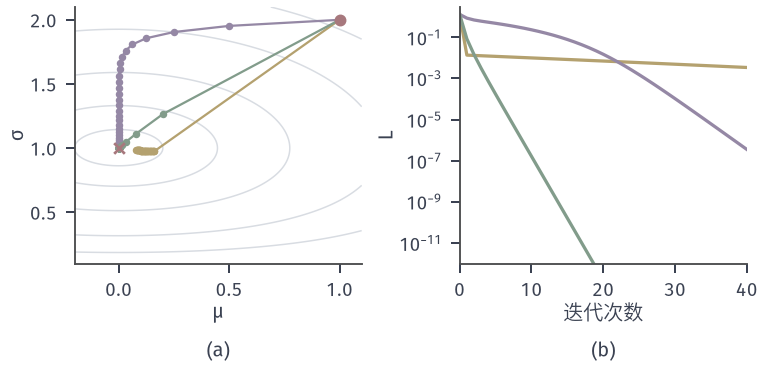

Reproduce this figure in Python.
"""Runs from N(1,4) to Pi=N(0,1), L=D_KL(Q||Pi). Green: natural gradient, alpha=1/2 (theta-theta_Pi halves each step).
Yellow: Euclidean gradient in natural parameters theta, alpha=0.02. Purple: Euclidean gradient in (mu,v), alpha=1/2.
(a) iterates in the (mu,sigma) plane with L contours; (b) L versus iteration (log scale), 40 iterations."""
from pathlib import Path
import sys
HERE = Path(__file__).resolve().parent
sys.path.insert(0, str(HERE.parent/"igeo-common"))
from common import *

N = 40
def ngd(a=0.5):
    t = nat_from_mv(1.0, 4.0); out = []
    for k in range(N+1):
        out.append(mv_from_nat(t)); t = t-a*(t-THETA_PI)
    return np.array(out)
def gd_nat(a=0.02):
    t = nat_from_mv(1.0, 4.0); out = []
    for k in range(N+1):
        m, v = mv_from_nat(t); out.append((m, v)); t = t-a*fisher_nat(m, v)@(t-THETA_PI)
    return np.array(out)
def gd_mv(a=0.5):
    m, v = 1.0, 4.0; out = []
    for k in range(N+1):
        out.append((m, v)); m, v = m-a*m, v-a*(0.5-0.5/v)
    return np.array(out)
runs = [(gd_nat(), YELLOW), (gd_mv(), PURPLE), (ngd(), GREEN)]
fig, (a, b) = figure(width_mm=108, height_mm=52, ncols=2)
M, S = np.meshgrid(np.linspace(-0.2, 1.1, 200), np.linspace(0.1, 2.1, 200))
a.contour(M, S, L_mv(M, S*S), levels=[0.02, 0.1, 0.3, 0.7, 1.2], colors=[GRID], linewidths=0.6)
for r, col in runs:
    a.plot(r[:, 0], np.sqrt(r[:, 1]), color=col, lw=0.9)
    a.scatter(r[:, 0], np.sqrt(r[:, 1]), s=5, color=col, zorder=4)
a.scatter([1], [2], s=16, color=RED, zorder=6); a.scatter([0], [1], s=18, color=RED, marker='x', zorder=6)
a.set_xlim(-0.2, 1.1); a.set_ylim(0.1, 2.1); a.set_xlabel(r'$\mu$', labelpad=1); a.set_ylabel(r'$\sigma$', labelpad=1)
facts = {}
for (r, col), name in zip(runs, ('gd_nat', 'gd_mv', 'ngd')):
    Ls = L_mv(r[:, 0], r[:, 1]); Ls = np.maximum(Ls, 1e-16)
    b.semilogy(np.arange(N+1), Ls, color=col, lw=1.3)
    facts[name] = [float(x) for x in Ls[:6]]+[float(Ls[-1])]
b.set_xlim(0, N); b.set_ylim(1e-12, 3); b.set_xlabel('迭代次数', labelpad=1); b.set_ylabel(r'$L$', labelpad=1)
tag(a, '(a)', y=-0.30); tag(b, '(b)', y=-0.30)
save(fig, HERE, 'figure', facts)
